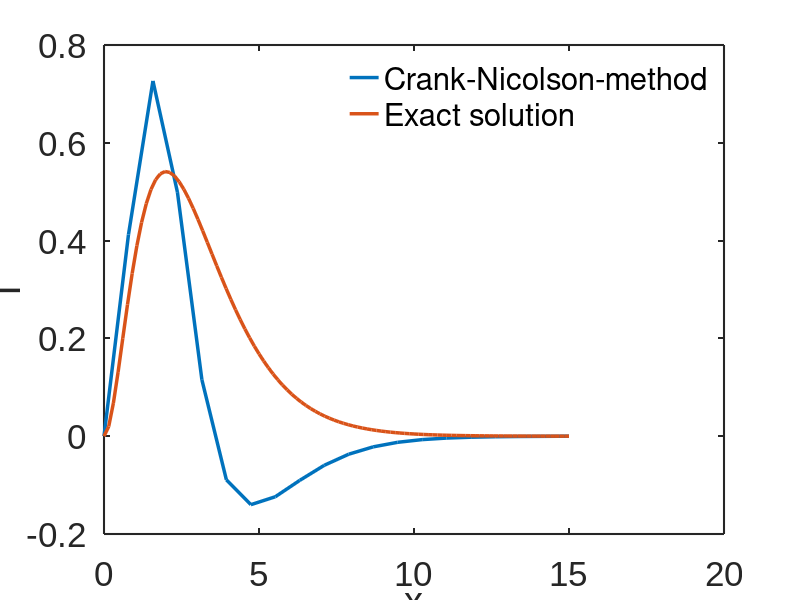

Write MATLAB code to recreate this figure.
% function Yangchao_Euler_method()
  
%%%%%%%%%%%%%%%%%%%%%%%%%%%%%%%%%%%%%%%%%%%%%%%%%%%%%%%%%%%%%%%%%%%%%%%%%%%
%%%% Exam 2
%%%% Student Name: Yangchao Liao
%%%% Student ID.: 1299252
%%%% Department: Civil & Environmental Eng.
%%%%%%%%%%%%%%%%%%%%%%%%%%%%%%%%%%%%%%%%%%%%%%%%%%%%%%%%%%%%%%%%%%%%%%%%%%%

clear all; 
close all;
clc;

%% Initial and boundary conditions
Nx = 20;
Lx = 15;

dx = Lx/(Nx-1);
x = 0:dx:Lx;
alpha = 1;

T = zeros(1,Nx);

T(1) = 0;     % T(0,t) = 0
T(Nx) = Lx^2*exp(-Lx);   % T(Lx,t) = Tsteady(Lx)

dt = 0.0001;

%% Crank_Nicolson_method

T_CN = zeros(1,Nx);
T_CN_New = zeros(1,Nx);
T_steady_check = zeros(1,Nx);

% Time loop 
for iteration = 1:30000
    iteration;
for i=2:Nx-1
    T_CN_New(i) = T_CN(i) + dt*((alpha/2)*((T_CN(i+1)-2*T_CN(i)+T_CN(i-1)+T_CN_New(i+1)-2*T_CN_New(i)+T_CN_New(i-1))/(x(i)*x(i)))-(x(i)*x(i)-4*x(i)+2)*exp(-x(i)));
    
    % Steady state checking
    T_steady_check(i) =  (alpha/2)*((T_CN(i+1)-2*T_CN(i)+T_CN(i-1)+T_CN_New(i+1)-2*T_CN_New(i)+T_CN_New(i-1))/(x(i)*x(i)))-(x(i)*x(i)-4*x(i)+2)*exp(-x(i));

    
end
     T_CN = T_CN_New;
     T_CN_New(floor(Nx/2));
     T_steady_check(floor(Nx/2));
     max(max(abs(T_steady_check)))
end


%% Plotting T(x)
figure(1)
P = plot(x,T_CN_New,'-','LineWidth',2.5,'MarkerFaceColor','w','MarkerSize',10);hold on


%% Initial and boundary conditions
Nx = 100;
Lx = 15;

dx = Lx/(Nx-1);
x = 0:dx:Lx;
alpha = 1;

T_steady = x.^2 .* exp(-x);

%% Plotting T(x)
figure(1)
P = plot(x,T_steady,'-','LineWidth',2.5,'MarkerFaceColor','w','MarkerSize',10);hold on

lgd=legend('Crank-Nicolson-method','Exact solution');
set(lgd,'Location','NorthEast','Orientation','vertical');set(lgd,'Box','off'); %vertical

xlabel('x','FontName','Arial','FontSize',25)
ylabel('T','FontName','Arial','FontSize',25)

set(gca,'linewidth',1.5,'FontName','Arial','FontSize',25);
set(gcf,'Color','w','Units','inches','position',[0,0,8,6]);
AxesH = gca;InSet = get(AxesH, 'TightInset');
set(AxesH, 'Position', [InSet(1:2), 1-InSet(1)-InSet(3), 1-InSet(2)-InSet(4)])
hold off;
